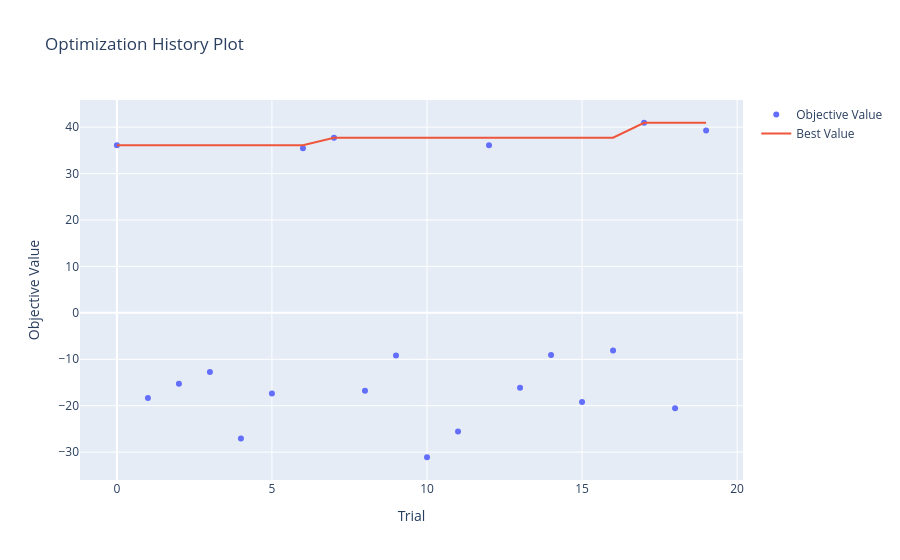
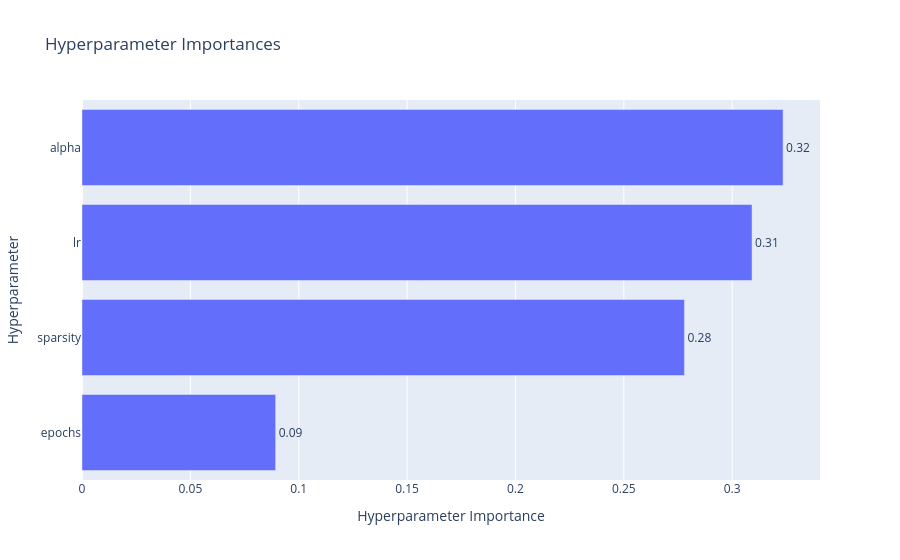
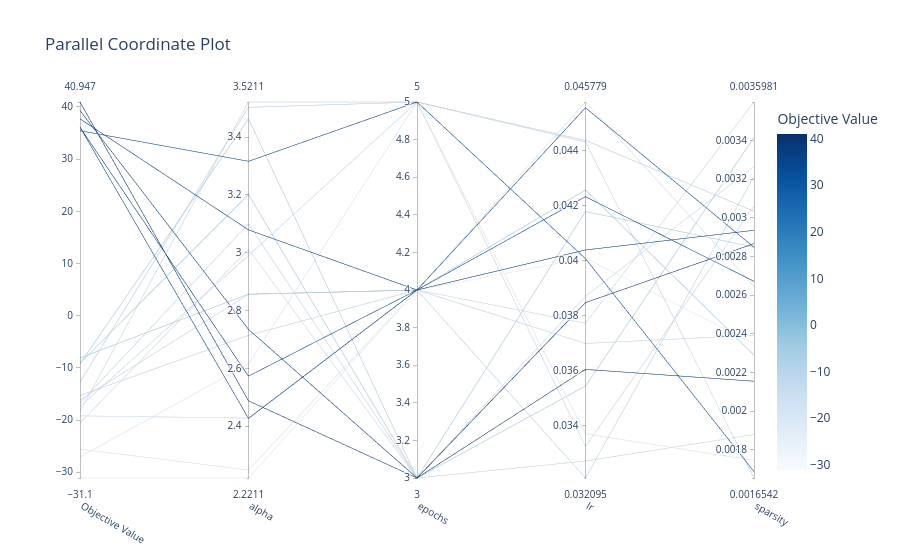
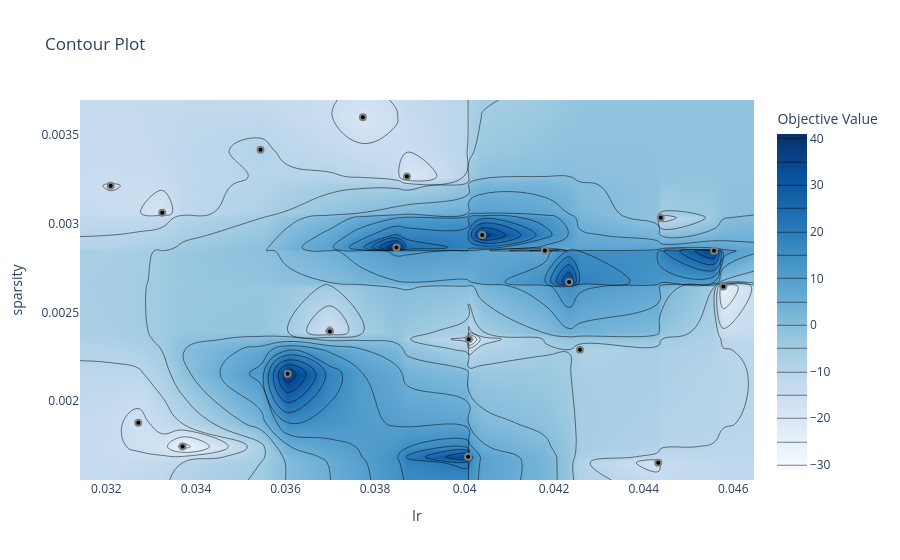

These figures' notebook cell, in order:
### Markdown cell above
### 4. Analiza Hiperparametrów (Wykresy Optuna)

### Code cell
# 1. Historia optymalizacji
fig1 = plot_optimization_history(study)
fig1.show()

# 2. Ważność parametrów
fig2 = plot_param_importances(study)
fig2.show()

# 3. Ścieżki najlepszych wyników
fig3 = plot_parallel_coordinate(study)
fig3.show()

# 4. Wykres konturowy dla dwóch najważniejszych parametrów
fig4 = plot_contour(study, params=["lr", "sparsity"])
fig4.show()

### Figure 1 — Plotly figure (JSON) as saved in the notebook; plotly's stock layout.template omitted (floating-point values rounded to 4 significant figures)
{"data": [{"mode": "markers", "name": "Objective Value", "type": "scatter", "x": [0, 1, 2, 3, 4, 5, 6, 7, 8, 9, 10, 11, 12, 13, 14, 15, 16, 17, 18, 19], "y": [36.12, -18.34, -15.29, -12.73, -27.08, -17.39, 35.44, 37.72, -16.76, -9.205, -31.1, -25.58, 36.1, -16.14, -9.092, -19.19, -8.081, 40.95, -20.57, 39.3]}, {"mode": "lines", "name": "Best Value", "type": "scatter", "x": [0, 1, 2, 3, 4, 5, 6, 7, 8, 9, 10, 11, 12, 13, 14, 15, 16, 17, 18, 19], "y": [36.12, 36.12, 36.12, 36.12, 36.12, 36.12, 36.12, 37.72, 37.72, 37.72, 37.72, 37.72, 37.72, 37.72, 37.72, 37.72, 37.72, 40.95, 40.95, 40.95]}, {"marker": {"color": "#cccccc"}, "mode": "markers", "name": "Infeasible Trial", "showlegend": false, "type": "scatter", "x": [], "y": []}], "layout": {"title": {"text": "Optimization History Plot"}, "xaxis": {"title": {"text": "Trial"}}, "yaxis": {"title": {"text": "Objective Value"}}}}

### Figure 2 — Plotly figure (JSON) as saved in the notebook; plotly's stock layout.template omitted (floating-point values rounded to 4 significant figures)
{"data": [{"cliponaxis": false, "hovertemplate": ["epochs (IntDistribution): 0.08935486747147736<extra></extra>", "sparsity (FloatDistribution): 0.277981812363925<extra></extra>", "lr (FloatDistribution): 0.3091669209853384<extra></extra>", "alpha (FloatDistribution): 0.3234963991792592<extra></extra>"], "name": "Objective Value", "orientation": "h", "text": ["0.09", "0.28", "0.31", "0.32"], "textposition": "outside", "type": "bar", "x": [0.08935, 0.278, 0.3092, 0.3235], "y": ["epochs", "sparsity", "lr", "alpha"]}], "layout": {"title": {"text": "Hyperparameter Importances"}, "xaxis": {"title": {"text": "Hyperparameter Importance"}}, "yaxis": {"title": {"text": "Hyperparameter"}}}}

### Figure 3 — Plotly figure (JSON) as saved in the notebook; plotly's stock layout.template omitted (floating-point values rounded to 4 significant figures)
{"data": [{"dimensions": [{"label": "Objective Value", "range": [-31.1, 40.95], "values": [36.12, -18.34, -15.29, -12.73, -27.08, -17.39, 35.44, 37.72, -16.76, -9.205, -31.1, -25.58, 36.1, -16.14, -9.092, -19.19, -8.081, 40.95, -20.57, 39.3]}, {"label": "alpha", "range": [2.221, 3.521], "values": [2.427, 3.521, 2.714, 3.503, 2.615, 2.99, 3.316, 3.079, 3.1, 3.463, 2.221, 2.249, 2.573, 2.856, 3.201, 2.428, 2.857, 2.488, 3.012, 2.735]}, {"label": "epochs", "range": [3, 5], "values": [4, 5, 4, 5, 5, 5, 5, 4, 3, 3, 4, 4, 4, 4, 3, 4, 4, 3, 3, 3]}, {"label": "lr", "range": [0.03209, 0.04578], "values": [0.04557, 0.03325, 0.03209, 0.04438, 0.0337, 0.04432, 0.04008, 0.04039, 0.03271, 0.03544, 0.04009, 0.04578, 0.04233, 0.03699, 0.04179, 0.03773, 0.04258, 0.03848, 0.03871, 0.03605]}, {"label": "sparsity", "range": [0.001654, 0.003598], "values": [0.002847, 0.00306, 0.003213, 0.003033, 0.001745, 0.001654, 0.001687, 0.002935, 0.001879, 0.003415, 0.002349, 0.002645, 0.002671, 0.002392, 0.002848, 0.003598, 0.00229, 0.002866, 0.003264, 0.002155]}], "labelangle": 30, "labelside": "bottom", "line": {"color": [36.12, -18.34, -15.29, -12.73, -27.08, -17.39, 35.44, 37.72, -16.76, -9.205, -31.1, -25.58, 36.1, -16.14, -9.092, -19.19, -8.081, 40.95, -20.57, 39.3], "colorbar": {"title": {"text": "Objective Value"}}, "colorscale": [[0, "rgb(247,251,255)"], [0.125, "rgb(222,235,247)"], [0.25, "rgb(198,219,239)"], [0.375, "rgb(158,202,225)"], [0.5, "rgb(107,174,214)"], [0.625, "rgb(66,146,198)"], [0.75, "rgb(33,113,181)"], [0.875, "rgb(8,81,156)"], [1, "rgb(8,48,107)"]], "reversescale": false, "showscale": true}, "type": "parcoords"}], "layout": {"title": {"text": "Parallel Coordinate Plot"}}}

### Figure 4 — Plotly figure (JSON) as saved in the notebook; plotly's stock layout.template omitted (floating-point values rounded to 4 significant figures; data arrays with more than 128 entries replaced by an {"elided": "..."} marker saying what was removed)
{"data": [{"colorbar": {"title": {"text": "Objective Value"}}, "colorscale": [[0, "rgb(247,251,255)"], [0.125, "rgb(222,235,247)"], [0.25, "rgb(198,219,239)"], [0.375, "rgb(158,202,225)"], [0.5, "rgb(107,174,214)"], [0.625, "rgb(66,146,198)"], [0.75, "rgb(33,113,181)"], [0.875, "rgb(8,81,156)"], [1, "rgb(8,48,107)"]], "connectgaps": true, "contours": {"coloring": "heatmap"}, "hoverinfo": "none", "line": {"smoothing": 1.3}, "reversescale": false, "type": "contour", "x": [0.03141, 0.03209, 0.03271, 0.03325, 0.0337, 0.03544, 0.03605, 0.03699, 0.03773, 0.03848, 0.03871, 0.04008, 0.04009, 0.04039, 0.04179, 0.04233, 0.04258, 0.04432, 0.04438, 0.04557, 0.04578, 0.04646], "y": [0.001557, 0.001654, 0.001687, 0.001745, 0.001879, 0.002155, 0.00229, 0.002349, 0.002392, 0.002645, 0.002671, 0.002847, 0.002848, 0.002866, 0.002935, 0.003033, 0.00306, 0.003213, 0.003264, 0.003415, 0.003598, 0.003695], "z": {"elided": "22x22 float values"}}, {"marker": {"color": "black", "line": {"color": "Gray", "width": 2}}, "mode": "markers", "name": "Feasible Trial", "showlegend": false, "type": "scatter", "x": [0.04557, 0.03325, 0.03209, 0.04438, 0.0337, 0.04432, 0.04008, 0.04039, 0.03271, 0.03544, 0.04009, 0.04578, 0.04233, 0.03699, 0.04179, 0.03773, 0.04258, 0.03848, 0.03871, 0.03605], "y": [0.002847, 0.00306, 0.003213, 0.003033, 0.001745, 0.001654, 0.001687, 0.002935, 0.001879, 0.003415, 0.002349, 0.002645, 0.002671, 0.002392, 0.002848, 0.003598, 0.00229, 0.002866, 0.003264, 0.002155]}, {"marker": {"color": "#cccccc", "line": {"color": "Gray", "width": 2}}, "mode": "markers", "name": "Infeasible Trial", "showlegend": false, "type": "scatter", "x": [], "y": []}], "layout": {"title": {"text": "Contour Plot"}, "xaxis": {"range": [0.03141, 0.04646], "title": {"text": "lr"}}, "yaxis": {"range": [0.001557, 0.003695], "title": {"text": "sparsity"}}}}
